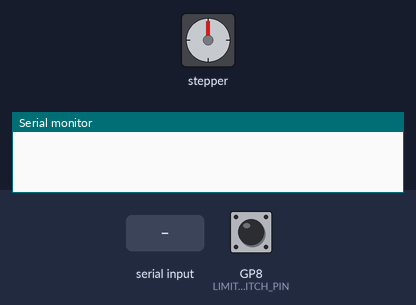
A sketch run on a simulated Raspberry Pi Pico. On the bench: stepper motor, the last lines printed to the serial monitor. The test bench sets the inputs (shaded band); at power-on: GP8 (LIMIT_SWITCH_PIN) HIGH. Stepper angles assume 200 steps per turn.

Above: at 1.2 s.
1.3 s: "HOME\n" received over Serial
At 1.84 s:
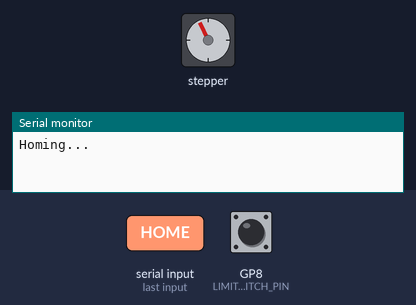
At 2.45 s:
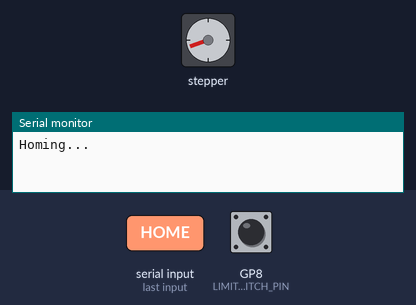
4.3 s: GP8 (LIMIT_SWITCH_PIN) pulled LOW for 0.15 s
At 8.6 s:
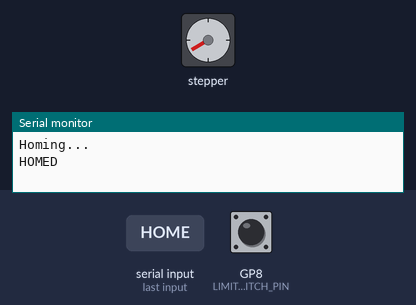
Timing chart, 0 to 10.1 s (numbered marks = the images above; inputs shaded):
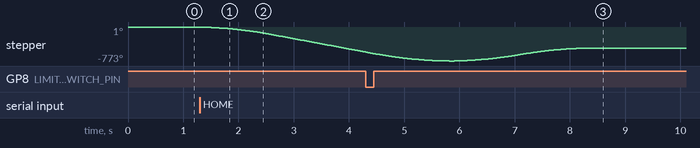

Measured:
- after the input at 1.3 s, stepper: keeps turning counter-clockwise at about 190°/s, starting at once

The sketch:

motor_stepper_350.ino
```cpp
// snippet: motor_stepper_350
// tags: motor, stepper, direction, accelstepper
// not-tags: 28byj48, uln2003, 4wire, 2048
// boards: avr, esp32, megaavr, nano33iot, romi32u4, rp2040
// library: AccelStepper
// description: Home sequence for AccelStepper (step=3, dir=4): move at -150 steps/s until limit switch on pin 8 …
// prompts: sequence, accelstepper, (step=3, dir=4), steps/s, until
// verified: compile-only
// source: kd-generated (id 350)
// exact-include: AccelStepper.h

#include <AccelStepper.h>

AccelStepper stepper(AccelStepper::DRIVER, 3, 4);
const int LIMIT_SWITCH_PIN = 8;

// Non-blocking homing state machine — avoids blocking the loop while seeking.
enum HomeState { IDLE, SEEKING, BACKING_OFF, HOMED };
HomeState homeState = IDLE;

unsigned long homeTimeoutMs = 0;
const unsigned long HOME_TIMEOUT = 5000;  // give up if endstop never triggers

void setup() {
  Serial.begin(9600);
  pinMode(LIMIT_SWITCH_PIN, INPUT_PULLUP);
  stepper.setMaxSpeed(150);
  stepper.setAcceleration(100);
}

void startHoming() {
  // Issue a large relative move toward the switch; run() will step until
  // the switch triggers or the timeout expires.
  stepper.move(-100000);  // relative move (steps added to current pos); call ONCE
  homeTimeoutMs = millis();
  homeState = SEEKING;
  Serial.println("Homing...");
}

void loop() {
  if (Serial.available() > 0) {
    String command = Serial.readStringUntil('\n');
    if (command == "HOME" && homeState == IDLE) {
      startHoming();
    }
  }

  switch (homeState) {
    case IDLE:
    case HOMED:
      break;

    case SEEKING:
      stepper.run();  // step toward the limit switch
      if (digitalRead(LIMIT_SWITCH_PIN) == LOW) {
        // Switch triggered — stop and back off 50 steps
        stepper.stop();  // decelerate to a halt at current position
        stepper.move(50);  // back off 50 steps away from the switch
        homeState = BACKING_OFF;
      } else if (millis() - homeTimeoutMs > HOME_TIMEOUT) {
        Serial.println("HOME timeout");
        stepper.stop();
        homeState = IDLE;
      }
      break;

    case BACKING_OFF:
      stepper.run();  // step through the 50-step backoff
      if (stepper.distanceToGo() == 0) {
        // Backoff complete — set this as position 0
        stepper.setCurrentPosition(0);
        Serial.println("HOMED");
        homeState = HOMED;
      }
      break;
  }

  // Allow manual jogging when not homing
  if (homeState == IDLE || homeState == HOMED) {
    stepper.run();  // MUST be called every loop iteration to step the motor
  }
}
```
